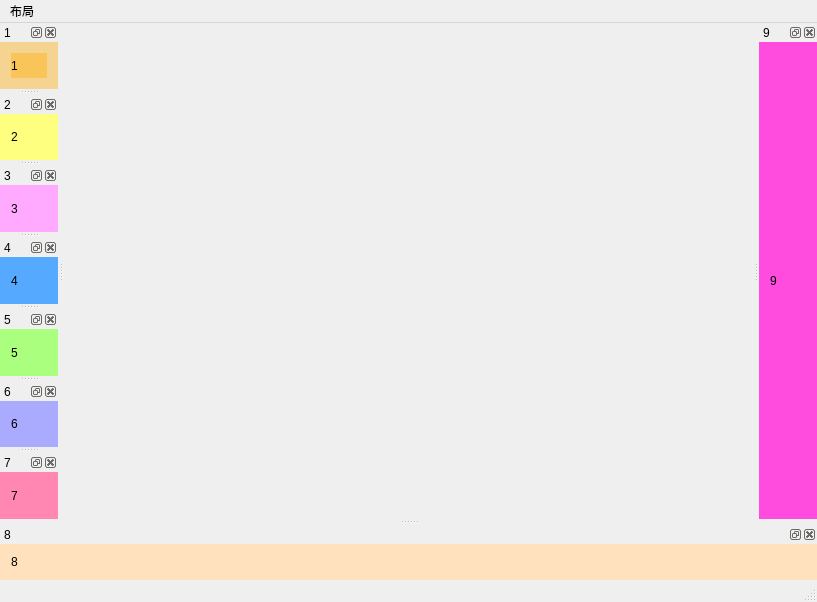
<?xml version="1.0" encoding="UTF-8"?>
<ui version="4.0">
 <class>MainWindow</class>
 <widget class="QMainWindow" name="MainWindow">
  <property name="geometry">
   <rect>
    <x>0</x>
    <y>0</y>
    <width>817</width>
    <height>602</height>
   </rect>
  </property>
  <property name="minimumSize">
   <size>
    <width>0</width>
    <height>0</height>
   </size>
  </property>
  <property name="windowTitle">
   <string>MainWindow</string>
  </property>
  <widget class="QWidget" name="centralWidget"/>
  <widget class="QMenuBar" name="menuBar">
   <property name="geometry">
    <rect>
     <x>0</x>
     <y>0</y>
     <width>817</width>
     <height>26</height>
    </rect>
   </property>
   <widget class="QMenu" name="menu_dock">
    <property name="title">
     <string>布局</string>
    </property>
    <addaction name="action_addDockWidget"/>
    <addaction name="action_splitDockFun"/>
    <addaction name="action_tabifyDockWidget"/>
    <addaction name="action_dock1"/>
    <addaction name="action_dock2"/>
    <addaction name="action_dock3"/>
    <addaction name="action_removeAll"/>
   </widget>
   <addaction name="menu_dock"/>
  </widget>
  <widget class="QStatusBar" name="statusBar"/>
  <widget class="QDockWidget" name="dockWidget_1">
   <property name="styleSheet">
    <string notr="true">background-color: rgba(255, 170, 0,100);</string>
   </property>
   <property name="windowTitle">
    <string>1</string>
   </property>
   <attribute name="dockWidgetArea">
    <number>1</number>
   </attribute>
   <widget class="QWidget" name="dockWidgetContents_2">
    <layout class="QVBoxLayout" name="verticalLayout">
     <item>
      <widget class="QLabel" name="label">
       <property name="text">
        <string>1</string>
       </property>
      </widget>
     </item>
    </layout>
   </widget>
  </widget>
  <widget class="QDockWidget" name="dockWidget_2">
   <property name="styleSheet">
    <string notr="true">background-color: rgb(255, 255, 127);</string>
   </property>
   <property name="windowTitle">
    <string>2</string>
   </property>
   <attribute name="dockWidgetArea">
    <number>1</number>
   </attribute>
   <widget class="QWidget" name="dockWidgetContents_3">
    <layout class="QVBoxLayout" name="verticalLayout_2">
     <item>
      <widget class="QLabel" name="label_2">
       <property name="text">
        <string>2</string>
       </property>
      </widget>
     </item>
    </layout>
   </widget>
  </widget>
  <widget class="QDockWidget" name="dockWidget_8">
   <property name="styleSheet">
    <string notr="true">background-color: rgb(255, 226, 189);</string>
   </property>
   <property name="windowTitle">
    <string>8</string>
   </property>
   <attribute name="dockWidgetArea">
    <number>8</number>
   </attribute>
   <widget class="QWidget" name="dockWidgetContents_4">
    <layout class="QVBoxLayout" name="verticalLayout_8">
     <item>
      <widget class="QLabel" name="label_8">
       <property name="text">
        <string>8</string>
       </property>
      </widget>
     </item>
    </layout>
   </widget>
  </widget>
  <widget class="QDockWidget" name="dockWidget_3">
   <property name="styleSheet">
    <string notr="true">background-color: rgb(255, 170, 255);</string>
   </property>
   <property name="windowTitle">
    <string>3</string>
   </property>
   <attribute name="dockWidgetArea">
    <number>1</number>
   </attribute>
   <widget class="QWidget" name="dockWidgetContents_5">
    <layout class="QVBoxLayout" name="verticalLayout_3">
     <item>
      <widget class="QLabel" name="label_3">
       <property name="text">
        <string>3</string>
       </property>
      </widget>
     </item>
    </layout>
   </widget>
  </widget>
  <widget class="QDockWidget" name="dockWidget_4">
   <property name="styleSheet">
    <string notr="true">background-color: rgb(85, 170, 255);</string>
   </property>
   <property name="windowTitle">
    <string>4</string>
   </property>
   <attribute name="dockWidgetArea">
    <number>1</number>
   </attribute>
   <widget class="QWidget" name="dockWidgetContents_6">
    <layout class="QVBoxLayout" name="verticalLayout_4">
     <item>
      <widget class="QLabel" name="label_4">
       <property name="text">
        <string>4</string>
       </property>
      </widget>
     </item>
    </layout>
   </widget>
  </widget>
  <widget class="QDockWidget" name="dockWidget_5">
   <property name="styleSheet">
    <string notr="true">background-color: rgb(170, 255, 127);</string>
   </property>
   <property name="windowTitle">
    <string>5</string>
   </property>
   <attribute name="dockWidgetArea">
    <number>1</number>
   </attribute>
   <widget class="QWidget" name="dockWidgetContents_7">
    <layout class="QVBoxLayout" name="verticalLayout_5">
     <item>
      <widget class="QLabel" name="label_5">
       <property name="text">
        <string>5</string>
       </property>
      </widget>
     </item>
    </layout>
   </widget>
  </widget>
  <widget class="QDockWidget" name="dockWidget_6">
   <property name="styleSheet">
    <string notr="true">background-color: rgb(170, 170, 255);</string>
   </property>
   <property name="windowTitle">
    <string>6</string>
   </property>
   <attribute name="dockWidgetArea">
    <number>1</number>
   </attribute>
   <widget class="QWidget" name="dockWidgetContents_8">
    <layout class="QVBoxLayout" name="verticalLayout_6">
     <item>
      <widget class="QLabel" name="label_6">
       <property name="text">
        <string>6</string>
       </property>
      </widget>
     </item>
    </layout>
   </widget>
  </widget>
  <widget class="QDockWidget" name="dockWidget_7">
   <property name="styleSheet">
    <string notr="true">background-color: rgb(255, 135, 177);</string>
   </property>
   <property name="windowTitle">
    <string>7</string>
   </property>
   <attribute name="dockWidgetArea">
    <number>1</number>
   </attribute>
   <widget class="QWidget" name="dockWidgetContents_9">
    <layout class="QVBoxLayout" name="verticalLayout_7">
     <item>
      <widget class="QLabel" name="label_7">
       <property name="text">
        <string>7</string>
       </property>
      </widget>
     </item>
    </layout>
   </widget>
  </widget>
  <widget class="QDockWidget" name="dockWidget_9">
   <property name="styleSheet">
    <string notr="true">background-color: rgb(255, 76, 223);</string>
   </property>
   <property name="windowTitle">
    <string>9</string>
   </property>
   <attribute name="dockWidgetArea">
    <number>2</number>
   </attribute>
   <widget class="QWidget" name="dockWidgetContents">
    <layout class="QVBoxLayout" name="verticalLayout_9">
     <item>
      <widget class="QLabel" name="label_9">
       <property name="text">
        <string>9</string>
       </property>
      </widget>
     </item>
    </layout>
   </widget>
  </widget>
  <action name="action_dock1">
   <property name="text">
    <string>布局方式1-九宫格</string>
   </property>
  </action>
  <action name="action_removeAll">
   <property name="text">
    <string>移除所有</string>
   </property>
  </action>
  <action name="action_splitDockFun">
   <property name="text">
    <string>splitDockWidget示范</string>
   </property>
  </action>
  <action name="action_addDockWidget">
   <property name="text">
    <string>addDockWidget示范</string>
   </property>
  </action>
  <action name="action_dock2">
   <property name="text">
    <string>布局方式2</string>
   </property>
  </action>
  <action name="action_dock3">
   <property name="text">
    <string>布局方式3</string>
   </property>
  </action>
  <action name="action_tabifyDockWidget">
   <property name="text">
    <string>tabifyDockWidget示范</string>
   </property>
  </action>
 </widget>
 <layoutdefault spacing="6" margin="11"/>
 <resources/>
 <connections/>
</ui>
